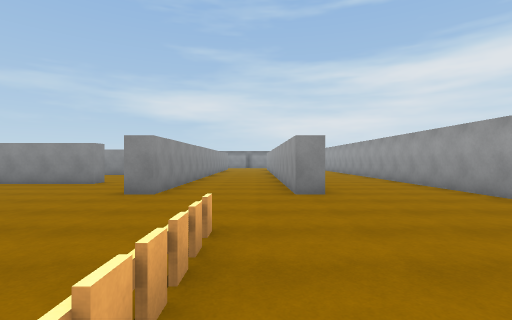
view 1 (above)

19 first-person views from a walk through a Unity game level. The camera is 1.4 m above the floor, looks level and sees 85° across. The floor is counted in squares, 2 m on a side. Each view is taken from the middle of a square. On the plan, view 1 faces up. The plan holds only what a view shows up to about 9 squares ahead; the rest is blank. The place goes on beyond the plan. The player is left out. Surface patterns are stand-ins for the level's own textures.

view 2
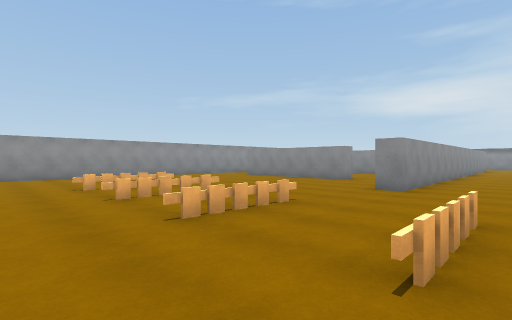

view 3
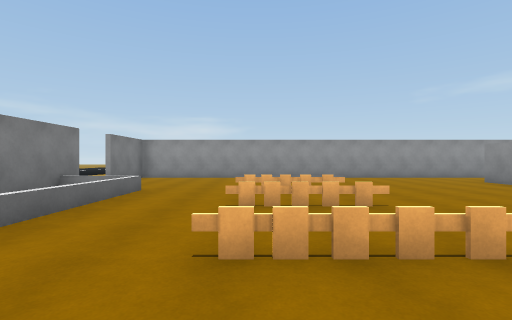

view 4
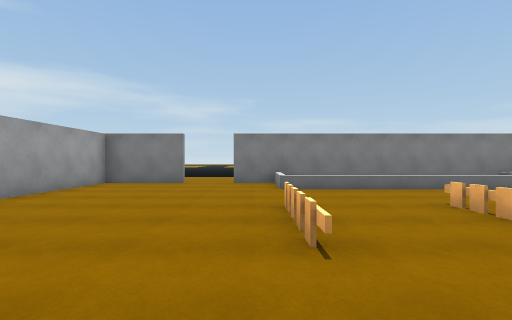

view 5
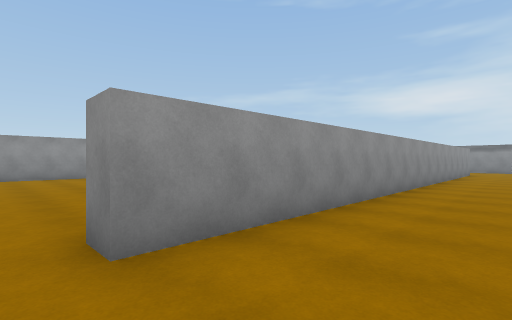

view 6
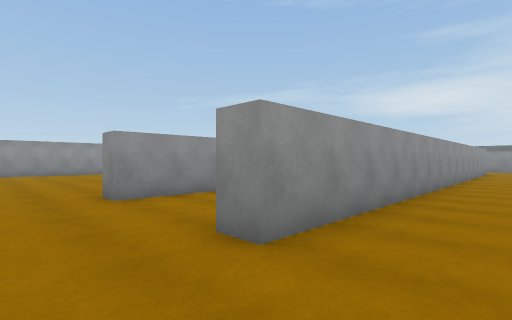

view 7
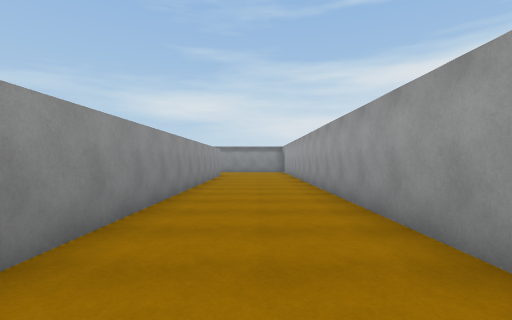

view 8
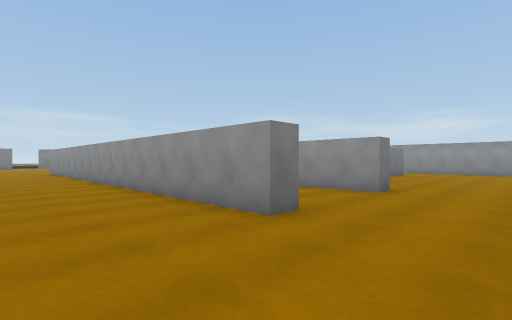

view 9
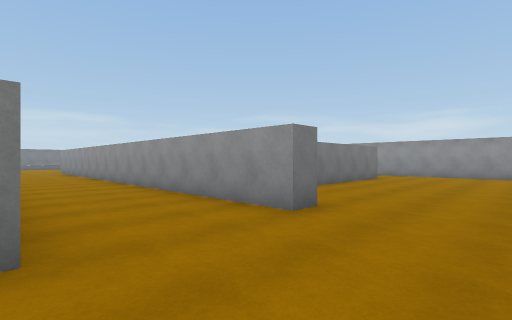

view 10
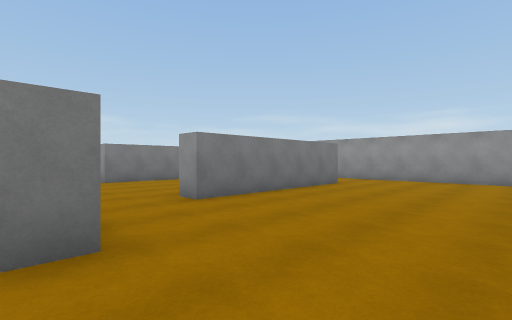

view 11
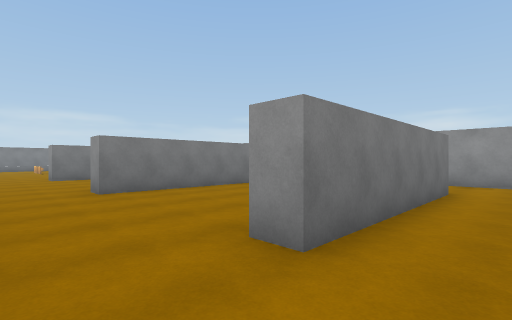

view 12
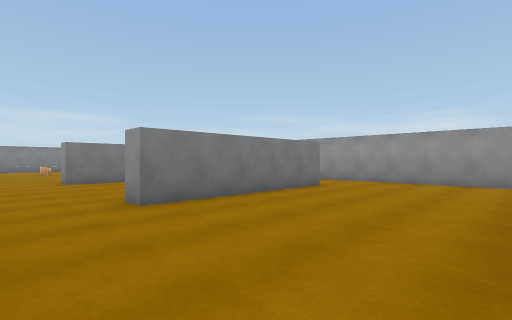

view 13
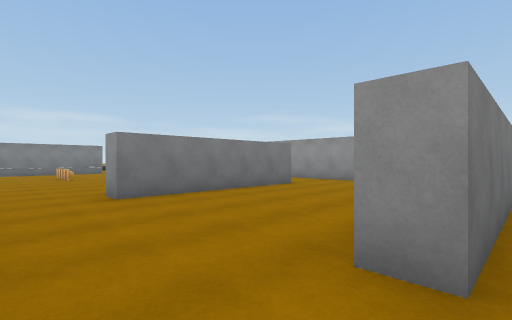

view 14
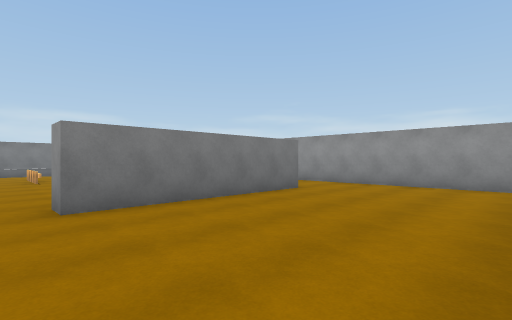

view 15
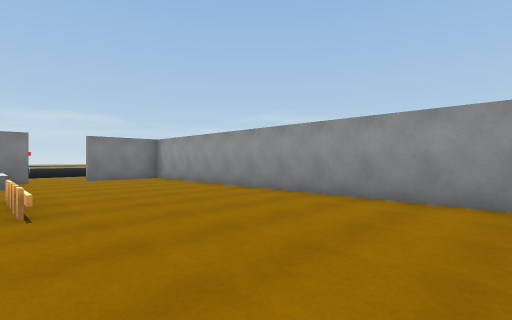

view 16
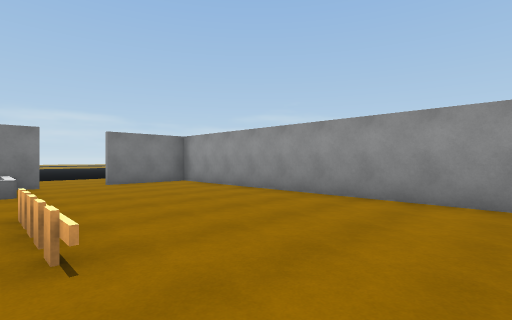

view 17
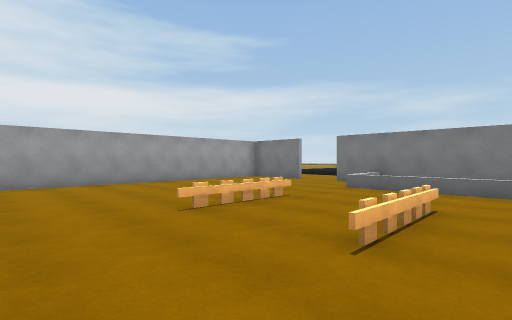

view 18
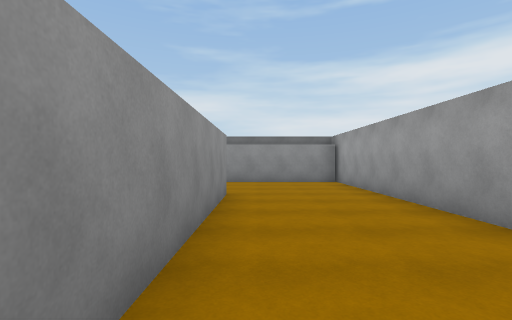

view 19
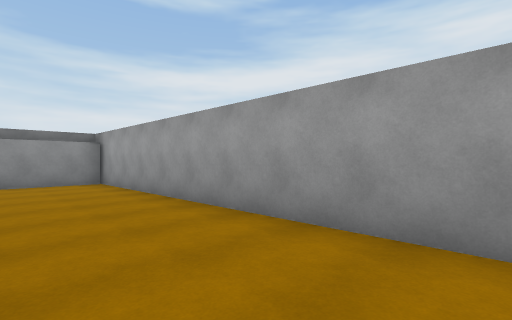

### Floor plan
Points are (right, up) in squares from view 1. A wall is a line through its corners. A room is listed if a view was taken in it or the views show most of it. See-through windows are left out.
Room 1 (views 1, 2, 3, 4, 5, 6, 7, 8, 9, 10, 11, 18, 19)
walls: (-2.8, 20.7) (-2.1, 20.7) (-2.1, 5.7) (-2.8, 5.7); (0.8, 20.7) (1.4, 20.7) (1.4, 5.7) (0.8, 5.7) (0.8, 9); (-9.8, 18.8) (-4.8, 18.8); (-12, 22.6) (-12, 18.4); (2.1, -3.5) (4.6, -3.5) (4.6, 23.9) (1, 23.9); (-8.1, -3.5) (0.8, -3.5)
low walls: (-0.4, 3.1) (-0.4, 0.5); (-3, 3.1) (-3, 0.5); (-0.5, 0.5) (-0.5, 3.1); (-3.4, -1.7) (-0.5, -1.7)
ways out: opening at (-10.5, 18) to room 2; opening at (-3.5, 18) to room 2; opening at (-3, -0.5) to room 3; opening at (-3, 4.5) to room 3; gap at (-3, 2) to room 3; opening at (1.5, -3); gap at (0, 2)
Room 2 (views 12, 13, 14)
walls: (-9.8, 13.8) (-4.8, 13.8) (-4.8, 13.1); (-4.8, 18.8) (-4.8, 18.1); (-12, 18.4) (-12, 14.2)
ways out: opening at (-10.5, 18) to room 1; opening at (-3.5, 18) to room 1; opening at (-10.5, 13) to room 4; opening at (-3.5, 13) to room 4
Room 3 (views 15, 16, 17)
walls: (-12, 7.6) (-12, -2.8); (-4.8, 8.2) (-9.8, 8.2); (-11.4, -3.5) (-9.5, -3.5)
low walls: (-7.3, 3.1) (-7.3, 0.5); (-5.2, 3.1) (-5.2, 0.5); (-7.6, -1.7) (-3.4, -1.7); (-3.1, 0.5) (-3.1, 3.1)
ways out: opening at (-3, -0.5) to room 1; opening at (-3, 4.5) to room 1; gap at (-3, 2) to room 1; opening at (-10.5, 8) to room 4; opening at (-3.5, 8) to room 4; opening at (-9, -3); gap at (-5, 2)
Room 4 (no view inside)
walls: (-9.9, 8.8) (-4.8, 8.8) (-4.8, 8.2); (-12, 12.8) (-12, 7.6)
ways out: opening at (-10.5, 13) to room 2; opening at (-3.5, 13) to room 2; opening at (-10.5, 8) to room 3; opening at (-3.5, 8) to room 3

Positions as (right, up) in squares from view 1, and headings:
1: (0, 0), facing up
2: (0, -1), facing up-left
3: (-1, 1), facing left
4: (0, 5), facing down
5: (0, 5), facing up-left
6: (3, 4), facing up-left
7: (3, 8), facing up
8: (4, 23), facing down-left
9: (1, 23), facing down-left
10: (-2, 23), facing down-left
11: (-3, 20), facing down-left
12: (-3, 18), facing down-left
13: (-3, 14), facing down-left
14: (-4, 13), facing down-left
15: (-7, 7), facing down-left
16: (-7, 5), facing down-left
17: (-4, 5), facing down-right
18: (2, 15), facing up
19: (2, 15), facing up-right
